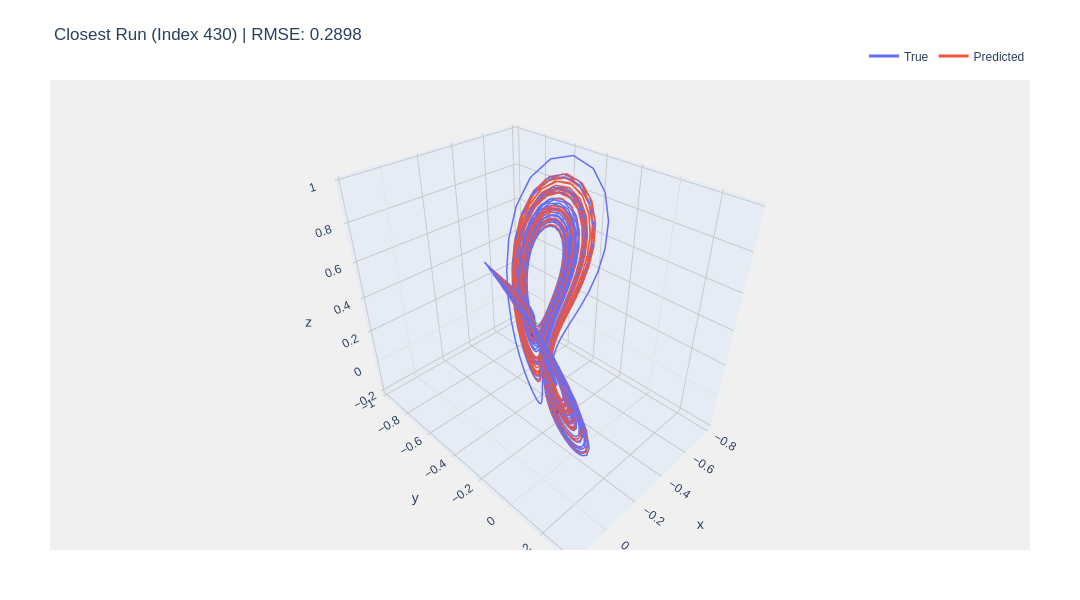

The code cell stored with this chart in its notebook:
### Code cell
# Compare the Y-dimension (Lorenz Horizontal Gradient)
viz.compare_plot(
    [true_traj, pred_traj.numpy()], 
    title=f"Closest Run (Index {closest_idx}) | RMSE: {best_match_params['RMSE']:.4f}",
    legend_names=["True", "Predicted"]
).show()

### Figure 1 — Plotly figure (JSON) as saved in the notebook; plotly's stock layout.template omitted (floating-point values rounded to 4 significant figures; data arrays with more than 128 entries replaced by an {"elided": "..."} marker saying what was removed)
{"data": [{"hoverinfo": "x+y+z", "line": {"color": "#636EFA", "width": 3}, "mode": "lines", "name": "True", "type": "scatter3d", "x": {"elided": "1875 float values"}, "y": {"elided": "1875 float values"}, "z": {"elided": "1875 float values"}}, {"hoverinfo": "x+y+z", "marker": {"color": "limegreen", "size": 2}, "mode": "markers", "name": "Start 1", "showlegend": false, "type": "scatter3d", "x": [-0.361], "y": [-0.4119], "z": [0.2699]}, {"hoverinfo": "x+y+z", "marker": {"color": "crimson", "size": 2}, "mode": "markers", "name": "End 1", "showlegend": false, "type": "scatter3d", "x": [0.01253], "y": [-0.04526], "z": [0.5987]}, {"hoverinfo": "x+y+z", "line": {"color": "#EF553B", "width": 3}, "mode": "lines", "name": "Predicted", "type": "scatter3d", "x": {"elided": "1875 float values"}, "y": {"elided": "1875 float values"}, "z": {"elided": "1875 float values"}}, {"hoverinfo": "x+y+z", "marker": {"color": "limegreen", "size": 2}, "mode": "markers", "name": "Start 2", "showlegend": false, "type": "scatter3d", "x": [-0.3609], "y": [-0.4123], "z": [0.2703]}, {"hoverinfo": "x+y+z", "marker": {"color": "crimson", "size": 2}, "mode": "markers", "name": "End 2", "showlegend": false, "type": "scatter3d", "x": [-0.1482], "y": [-0.0501], "z": [0.07083]}], "layout": {"font": {"family": "Arial", "size": 12}, "height": 600, "legend": {"orientation": "h", "x": 1, "xanchor": "right", "y": 1.02, "yanchor": "bottom"}, "margin": {"b": 50, "l": 50, "r": 50, "t": 80}, "paper_bgcolor": "white", "plot_bgcolor": "rgb(240, 240, 240)", "scene": {"aspectmode": "data", "bgcolor": "rgb(240, 240, 240)", "xaxis": {"gridcolor": "rgb(200, 200, 200)", "showbackground": true}, "yaxis": {"gridcolor": "rgb(200, 200, 200)", "showbackground": true}, "zaxis": {"gridcolor": "rgb(200, 200, 200)", "showbackground": true}}, "showlegend": true, "title": {"text": "Closest Run (Index 430) | RMSE: 0.2898"}, "width": 1080}}
